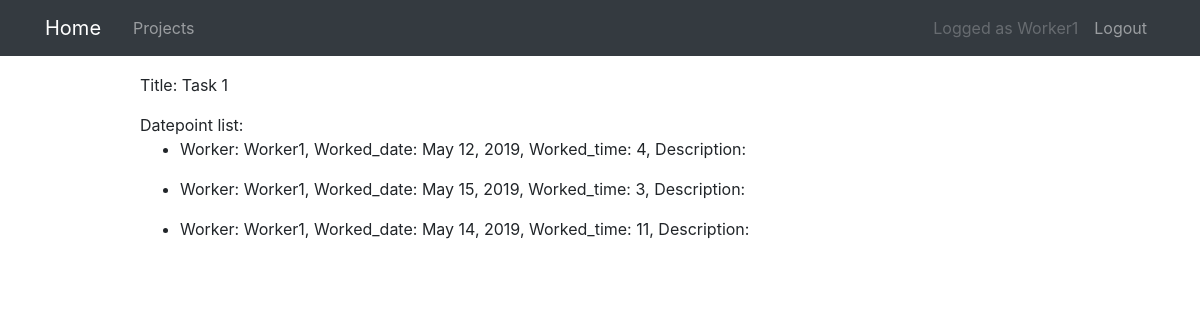
/task/1/ (signed in), run on an earlier commit of the app's database.
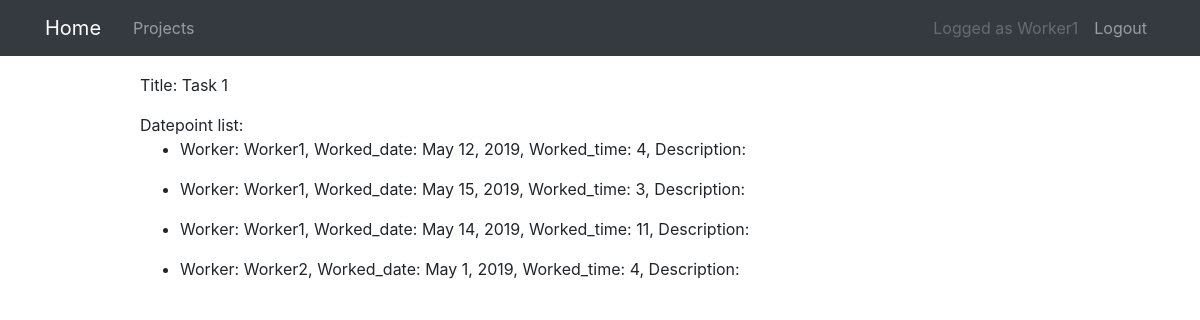
And on a later commit of the database.
### projects/models.py (models this page shows, shortened)
class DatePoint(models.Model):
    task = models.ForeignKey(Task, on_delete=models.CASCADE)
    worker = models.ForeignKey(User, on_delete=models.CASCADE)
    description = models.CharField(max_length=100, blank=True)
    worked_time = models.PositiveIntegerField()
    worked_date = models.DateField()
    date_created = models.DateTimeField(auto_now=True)
    approved = models.BooleanField(default=False)

### projects/views.py (the view)
# urls.py: path("task/<int:pk>/", TaskDetailView.as_view(), name="task-detail"),
class TaskDetailView(
    PermissionRequiredMixin, UserBelongsToTaskMixin, DetailView
):
    model = Task
    def get_context_data(self, **kwargs):
        context = super().get_context_data(**kwargs)
        datepoint_list = DatePoint.objects.filter(task__id=self.kwargs["pk"])
        context["datepoint_list"] = datepoint_list
        return context
    permission_required = "projects.view_task"

### projects/mixins.py (called while the page is built)
    def test_func(self):
        user = self.request.user
        task_pk = self.kwargs["pk"]
        if user.groups.count() > 0:
            if user.groups.all()[0].name == "Worker":
                queryset = Task.objects.filter(
                    id=task_pk, project__worker=user
                )
                if queryset.count() > 0:
                    return True
            elif user.groups.all()[0].name == "Manager":
                queryset = Task.objects.filter(
                    id=task_pk, project__manager=user
                )
                if queryset.count() > 0:
                    return True
        else:
            return False

### projects/models.py (called while the page is built)
    def __str__(self):
        return f"{self.title}, {self.manager}"

### projects/templates/projects/task_detail.html (shortened to what this page needs)
{% extends "projects/base.html" %}
{% block content %}
<p>Title: {{ object.title }} </p>
{% if datepoint_list %}
Datepoint list:
{% endif %}
{% for datepoint in datepoint_list %}
<ul>
    <li>Worker: {{datepoint.worker}}, Worked_date: {{ datepoint.worked_date }}, Worked_time:
        {{ datepoint.worked_time }}, Description: {{ datepoint.description }}
    </li>
</ul>
{% endfor %}
{% endblock content %}

What changed in the data, as far as the page shows it:
added DatePoint: worker "Worker2", worked_date "May 1, 2019", worked_time "4"
